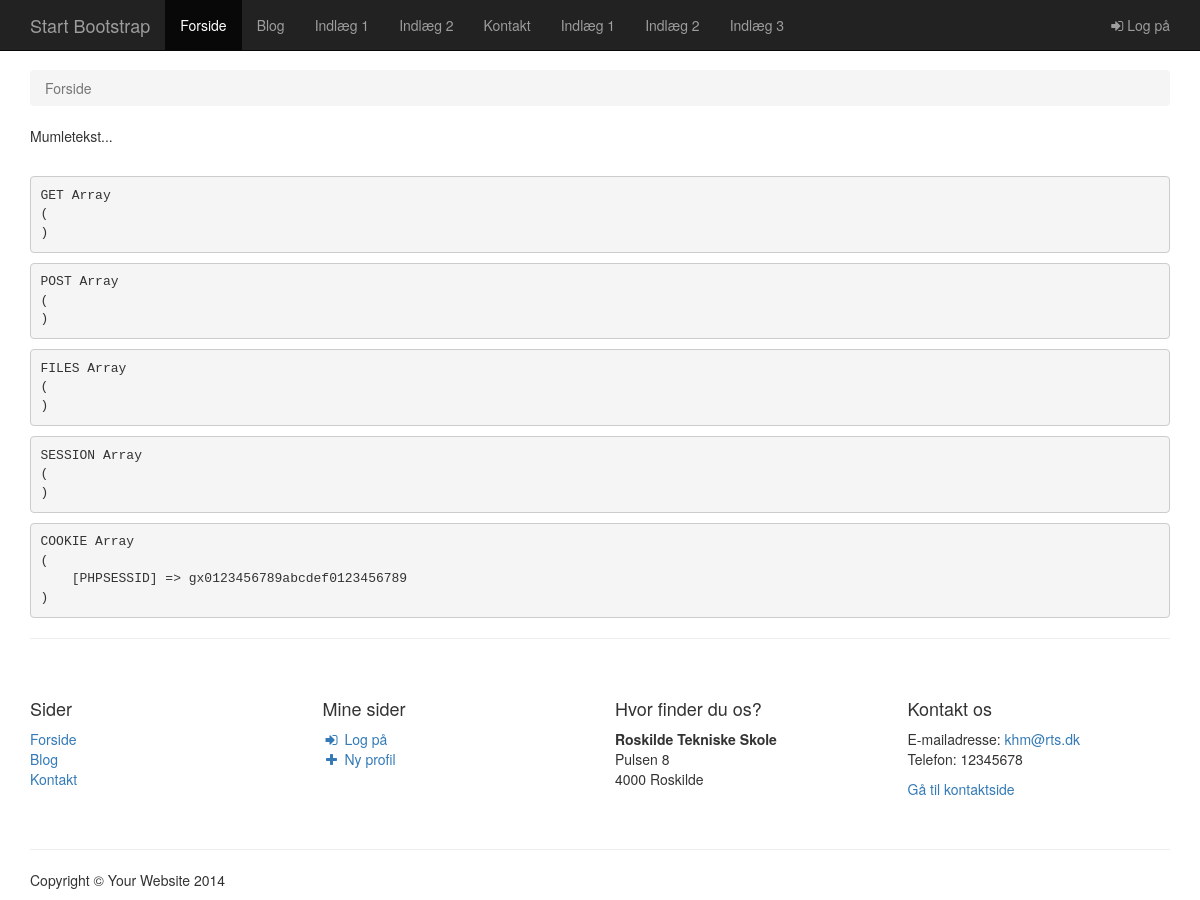
The page / on the database its author committed.
### tables this page shows
CREATE TABLE `menu_links` (
  `menu_link_id` mediumint(8) UNSIGNED NOT NULL,
  `menu_link_name` varchar(50) NOT NULL,
  `menu_link_bookmark` varchar(50) DEFAULT NULL,
  `fk_link_type_id` tinyint(3) UNSIGNED NOT NULL,
  `fk_page_id` mediumint(8) UNSIGNED NOT NULL,
  `fk_post_id` mediumint(8) UNSIGNED DEFAULT NULL
);

CREATE TABLE `page_content` (
  `page_content_id` mediumint(8) UNSIGNED NOT NULL,
  `page_content_order` tinyint(3) UNSIGNED NOT NULL,
  `page_content_type` tinyint(1) UNSIGNED NOT NULL DEFAULT '1' COMMENT '1=Text editor, 2=Page function',
  `page_content_description` varchar(255) DEFAULT NULL,
  `page_content` text,
  `fk_page_function_id` tinyint(3) UNSIGNED DEFAULT NULL,
  `fk_page_layout_id` tinyint(3) UNSIGNED NOT NULL,
  `fk_page_id` mediumint(8) UNSIGNED NOT NULL
);

CREATE TABLE `settings` (
  `setting_id` tinyint(3) UNSIGNED NOT NULL,
  `setting_person_name` varchar(100) NOT NULL,
  `setting_company_name` varchar(100) DEFAULT NULL,
  `setting_email` varchar(100) NOT NULL,
  `setting_phone` varchar(8) DEFAULT NULL,
  `setting_street` varchar(255) DEFAULT NULL,
  `setting_zip` varchar(4) DEFAULT NULL,
  `setting_city` varchar(100) DEFAULT NULL
);

### index.php (the view, shortened to what this page needs)
<?php
require 'config.php';
$page_url_key = isset($_GET['page']) && !empty($_GET['page']) ? $mysqli->escape_string($_GET['page']) : '';
$query =
	"SELECT
		page_id, page_title, page_meta_robots, page_meta_description
	FROM
		pages
	WHERE
		page_url_key = '$page_url_key'
	AND
		page_status = 1";
$result = $mysqli->query($query);
$page = $result->fetch_object();
$post_url_key = '';
$query =
	"SELECT
		setting_person_name, setting_company_name, setting_email, setting_phone, setting_street, setting_zip, setting_city
	FROM
		settings
	WHERE
		setting_id = 1";
$result = $mysqli->query($query);
$settings = $result->fetch_object();
?>
<!DOCTYPE html>
<html lang="en">
<head>
	<link rel="stylesheet" type="text/css" href="assets/bootstrap-3.3.7/css/bootstrap.min.css">
	<link rel="stylesheet" type="text/css" href="assets/font-awesome-4.6.3/css/font-awesome.min.css">
    <link href="css/style.css" rel="stylesheet">
</head>
<body data-spy="scroll">
    <?php include 'includes/main-nav.php' ?>
    <div class="container" id="main-content">
		<ol class="breadcrumb">
			<?php
			if ($page_url_key == '')
			{
				if ( isset($post)  )
				{
					$blog_url = str_replace('?post=' . $post_url_key, '', urldecode($_SERVER['REQUEST_URI']) );
					?>
					<li><a href="<?php echo $blog_url ?>"><?php echo $page->page_title ?></a></li>
					<li class="active"><?php echo $post->post_title ?></li>
					<?php
				}
				else
				{
					?><li class="active">Forside</li><?php
				}
			}
			?>
		</ol>
        <div class="row">
			<?php
			$query =
					"SELECT
						page_content_type, page_content, page_layout_class, page_function_filename
					FROM
						page_content
					INNER JOIN
						page_layouts ON page_content.fk_page_layout_id = page_layouts.page_layout_id
					LEFT JOIN
						page_functions ON page_content.fk_page_function_id = page_functions.page_function_id
					WHERE
						fk_page_id = " . $page->page_id . "
					ORDER BY
						page_content_order";
			$result_page_content = $mysqli->query($query);
			while( $page_content = $result_page_content->fetch_object() )
			{
				echo '<div class="' . $page_content->page_layout_class . '">';
				if ($page_content->page_content_type == 1)
				{
					echo $page_content->page_content;
				}
				else
				{
					$file_path = 'page-functions/' . $page_content->page_function_filename;
					if ( file_exists($file_path) ) include $file_path;
				}
				echo '</div>';
			}
			?>
		</div>
		<?php
		show_developer_info()
		?>
        <hr>
        <footer>
            <div class="row">
                <div class="col-md-3 col-sm-6">
                    <h4>Sider</h4>
					<ul class="list-unstyled">
						<?php
						get_menu_links(2, $page_url_key, $post_url_key);
						?>
					</ul>
                </div>
				<div class="col-md-3 col-sm-6">
					<h4>Mine sider</h4>
					<ul class="list-unstyled">
						<?php
						if ( isset($_SESSION['user']['id']) )
						{
							?>
							<li>
								<a href="index.php?page=ny-profil"><i class="fa fa-fw fa-edit"></i> Rediger profil</a>
							</li>
							<li>
								<a href="index.php?logout"><i class="fa fa-fw fa-power-off"></i> Log af</a>
							</li>
							<?php
						}
						else
						{
							?>
							<li>
								<a href="#" data-toggle="modal" data-target="#loginModal"><i class="fa fa-fw fa-sign-in"></i>  Log på</a>
							</li>
							<li>
								<a href="index.php"><i class="fa fa-fw fa-plus"></i> Ny profil</a>
							</li>
							<?php
						}
						?>
					</ul>
				</div>
				<div class="col-md-3 col-sm-6">
					<h4>Hvor finder du os?</h4>
					<p><strong><?php echo isset($settings->setting_company_name) ? $settings->setting_company_name : $settings->setting_person_name ?></strong>
						<?php if (isset($settings->setting_street) ) echo '<br>' . $settings->setting_street ?>
						<?php if (isset($settings->setting_zip, $settings->setting_city) ) echo '<br>' . $settings->setting_zip . ' ' . $settings->setting_city ?>
					</p>
				</div>
				<div class="col-md-3 col-sm-6">
					<h4>Kontakt os</h4>
					<p>
						E-mailadresse: <a href="mailto:<?php echo $settings->setting_email ?>"><?php echo $settings->setting_email ?></a>
						<?php if (isset($settings->setting_phone) ) echo '<br>Telefon: ' . $settings->setting_phone ?>
					</p>
					<a href="index.php?page=kontakt">Gå til kontaktside</a>
				</div>
            </div>
        </footer>
		<hr>
		<div id="copyright">
			<p>Copyright &copy; Your Website 2014</p>
		</div>
    </div>
</body>
</html>

### includes/main-nav.php (shortened to what this page needs)
<nav class="navbar navbar-inverse navbar-fixed-top" role="navigation">
	<div class="container">
		<div class="navbar-header">
			<a class="navbar-brand" href="./">Start Bootstrap</a>
		</div>
		<div class="collapse navbar-collapse" id="main-nav">
			<ul class="nav navbar-nav">
				<?php
				get_menu_links(1, $page_url_key, $post_url_key);
				?>
			</ul>
			<ul class="nav navbar-nav navbar-right">
				<?php
				if ( isset($_SESSION['user']['id']) )
				{
					$current_user_id = intval($_SESSION['user']['id']);
					$query	=
							"SELECT
								user_name
							FROM
								users
							WHERE
								user_id = $current_user_id";
					$result = $mysqli->query($query);
					if (!$result) query_error($query, __LINE__, __FILE__);
					$user	= $result->fetch_object();
					?>
					<li class="dropdown">
						<a href="#" class="dropdown-toggle" data-toggle="dropdown"><i class="fa fa-user"></i> <?php echo $user->user_name ?> <b class="caret"></b></a>
						<ul class="dropdown-menu">
							<?php if ($_SESSION['user']['access_level'] >= 10) { ?>
							<li>
								<a href="cmk-cms/index.php" target="_blank"><i class="fa fa-fw fa-external-link"></i> Gå til Administration</a>
							</li>
							<li class="divider"></li>
							<?php } ?>
							<li>
								<a href="index.php?page=profil"><i class="fa fa-fw fa-edit"></i> Rediger profil</a>
							</li>
							<li class="divider"></li>
							<li>
								<a href="index.php?logout"><i class="fa fa-fw fa-power-off"></i> Log af</a>
							</li>
						</ul>
					</li>
					<?php
				}
				else
				{
					?>
					<li><a href="#" data-toggle="modal" data-target="#loginModal"><i class="fa fa-sign-in"></i> Log på</a></li>
					<?php
				}
				?>
			</ul>
		</div>
	</div>
</nav>

### includes/functions.php (shortened to what this page needs)
	<?php
function prettyprint($data, $prefix_string = '')
{
	?>
	<pre class="prettyprint lang-php"><code><?php echo $prefix_string; print_r($data) ?></code></pre>
	<?php
}
function show_developer_info()
{
	if (DEVELOPER_STATUS)
	{
		echo '<br>';
		prettyprint($_GET, 'GET ');
	}
}
function get_menu_links($menu_id, $page_url_key = '', $post_url_key = '')
{
	global $mysqli;
	$query =
			"SELECT
				menu_link_name, menu_link_bookmark, menu_link_type_id, menu_link_type_prefix_url, page_url_key, post_url_key
			FROM
				menus_menu_links
			INNER JOIN
				menu_links ON menus_menu_links.fk_menu_link_id = menu_links.menu_link_id
			INNER JOIN
				menu_link_types ON menu_links.fk_link_type_id = menu_link_types.menu_link_type_id
			INNER JOIN
				pages ON menu_links.fk_page_id = pages.page_id
			LEFT JOIN
				posts ON menu_links.fk_post_id = posts.post_id
			WHERE
				fk_menu_id = $menu_id
			AND
				page_status = 1
			AND
				(post_status IS NULL
			OR
				post_status = 1)
			ORDER BY
				menu_link_order";
	$result = $mysqli->query($query);
	while( $row = $result->fetch_object() )
	{
		$url = empty($row->page_url_key) ? './' : 'index.php?page=' . $row->page_url_key;
		switch ($row->menu_link_type_id)
		{
			case 3:
				$url .= isset($row->menu_link_type_prefix_url) && isset($row->menu_link_bookmark) ? $row->menu_link_type_prefix_url . $row->menu_link_bookmark : '';
				$active = '';
				break;
			case 2:
				$url .= isset($row->menu_link_type_prefix_url) && isset($row->post_url_key) ? $row->menu_link_type_prefix_url . $row->post_url_key : '';
				$active = $row->page_url_key == $page_url_key && $row->post_url_key == $post_url_key ? ' class="active"' : '';
				break;
			default:
				$active = $row->page_url_key == $page_url_key ? ' class="active"' : '';
		}
		echo '<li' . $active . '><a href="' . $url . '">' . $row->menu_link_name . '</a></li>';
	}
}

### css/style.css (style rules this page uses)
body { padding-top: 70px; position: relative; }
footer { margin: 50px 0; }

### rows shown on the page
menu_links: menu_link_name "Forside"
menu_links: menu_link_name "Blog"
menu_links: menu_link_name "Indlæg 1"
menu_links: menu_link_name "Indlæg 2"
menu_links: menu_link_name "Kontakt"
menu_links: menu_link_name "Indlæg 1"
menu_links: menu_link_name "Indlæg 2"
menu_links: menu_link_name "Indlæg 3"
page_content: page_content "Mumletekst..."
settings: setting_company_name "Roskilde Tekniske Skole", setting_street "Pulsen 8", setting_zip "4000", setting_city "Roskilde", setting_email "khm@rts.dk", setting_phone "12345678"

### other values the page prints
$prefix_string "GET POST FILES SESSION COOKIE"
